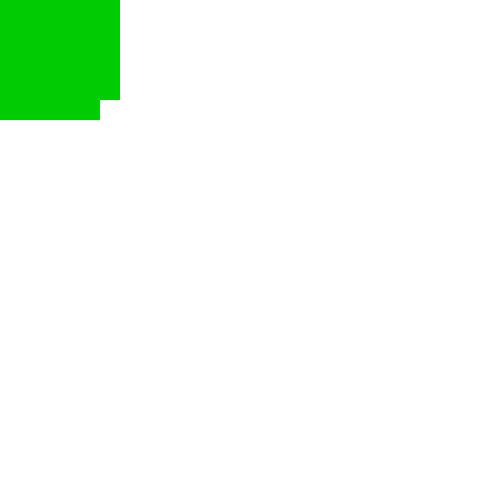
Frame 1 (no input)
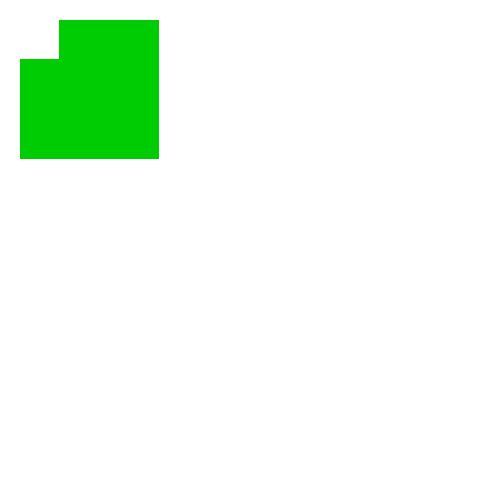
Frame 60 (the mouse pressed at the canvas centre just before this capture)
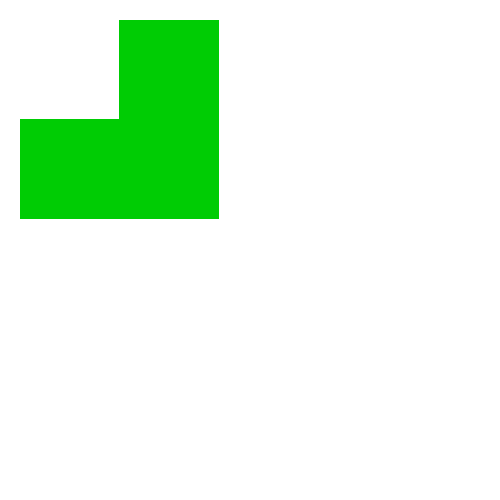
Frame 120 (the mouse held since frame 60 and released just before this capture)

The Processing sketch that drew these frames (run headless with seeded random() and noise(); from frame 60 on, the mouse is pressed at the canvas centre):

// Processing sketch: Lab_1b
// ── Lab_1b.pde
int i;
int q;
int j;
void setup(){
size(500,500);
noStroke();
fill(0,204,4);
i =0;
q=0;
j=0;



}
void draw(){
background(255);
rect(i, 20, 100, 100); 
if(i++>=499) i=0;
rect(20, q, 100, 100); 
if(q++>=499) q=0;
rect(j, j, 100, 100); 
if(j++>=499) j=0;


}
